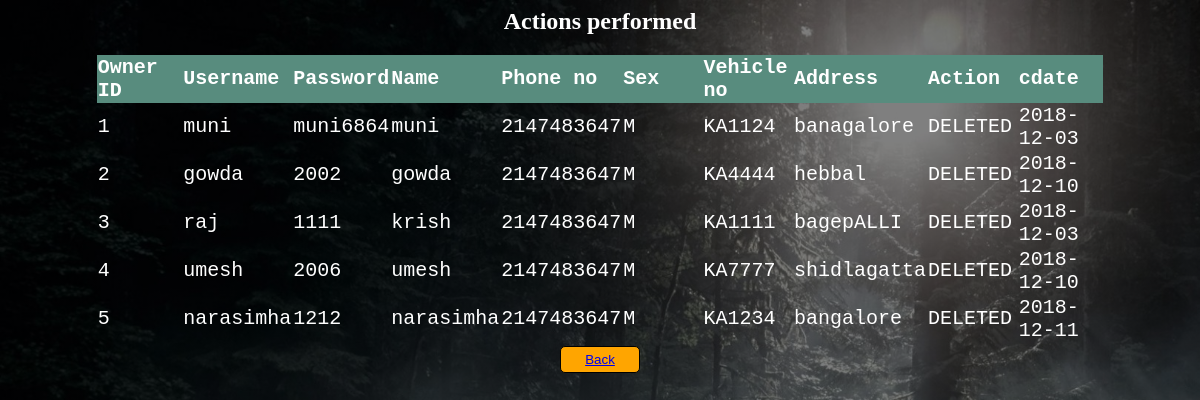
/viewhistry.php, run on the app's committed database.
### tables this page shows
CREATE TABLE `ownlog` (
  `ownid` int(10) NOT NULL,
  `user` varchar(30) NOT NULL,
  `pass` varchar(30) NOT NULL,
  `ownname` varchar(30) NOT NULL,
  `ownphno` int(15) NOT NULL,
  `sex` char(5) NOT NULL,
  `vehno` varchar(10) NOT NULL,
  `ownadd` text NOT NULL,
  `action` varchar(20) NOT NULL,
  `cdate` date NOT NULL
);

### viewhistry.php (the view, shortened to what this page needs)
<!DOCTYPE html
<html>
<head>
	<body style="background:linear-gradient(rgba(0,0,0,0.5),rgba(0,0,0,0.5)),url(images/5.jpg); background-size:cover;">
 <center>
 </head>
 <h2>Actions performed</h2>
 <body>
 <table>
 <tr>
 <th> Owner ID </th>
  <th> Username</th>
 <th> Password</th>
 <th>  Name </th>
 <th> Phone no </th>
 <th> Sex </th>
 <th> Vehicle no </th>
 <th>  Address </th>
 <th> Action </th>
 <th> cdate </th>
 </tr>
 <?php
 $conn = mysqli_connect("localhost","root","","owner");
 $sql="select ownid,user,pass,ownname,ownphno,sex,vehno,ownadd,action,cdate from ownlog";
 $result=$conn->query($sql);
 if($result->num_rows >0){
 while ($row=$result-> fetch_assoc()){
 echo"<tr><td>".$row["ownid"] ."</td><td>" .$row["user"] ."</td><td>" .$row["pass"] ."</td><td>" .$row["ownname"] ."</td><td>" .$row["ownphno"] ."</td><td>" .$row["sex"] ."</td><td>" .$row["vehno"] ."</td><td>".$row["ownadd"] ."</td><td>".$row["action"] ."</td><td>".$row["cdate"] ."</td></tr>";
 }
 echo"</table>";
 }
 else {
 echo "no records";
 }
 ?>
 <center>
 <td><button><a href="admin.html">Back</a></button>
 </center>
 </body>
 </html>

### viewhistry.php (style rules this page uses)
table { border-collapse:collapse; color:white; font-family:monospace; font-size:20px; text-align: left; margin: 3 auto; display: table-cell; vertical-align: middle; height: 16%; width: 85%; display: table; }
th { background-color:#588c7e; color:white; height: 16px; width: 90px; }
h2 { color:white; }
button { padding: 5px; border-radius: 5px; margin: 2px; display: block; width: 80px; border: 2px; background-color: white; color: blue; font-family: sans-serif; text-align: center; }
button { border: .5px solid black; background-color: orange; color: white; }

### data on the page
ownlog: ownid "1", user "muni", pass "muni6864", ownname "muni", ownphno "2147483647", sex "M", vehno "KA1124", ownadd "banagalore", action "DELETED", cdate "2018-12-03"
ownlog: ownid "2", user "gowda", pass "2002", ownname "gowda", ownphno "2147483647", sex "M", vehno "KA4444", ownadd "hebbal", action "DELETED", cdate "2018-12-10"
ownlog: ownid "3", user "raj", pass "1111", ownname "krish", ownphno "2147483647", sex "M", vehno "KA1111", ownadd "bagepALLI", action "DELETED", cdate "2018-12-03"
ownlog: ownid "4", user "umesh", pass "2006", ownname "umesh", ownphno "2147483647", sex "M", vehno "KA7777", ownadd "shidlagatta", action "DELETED", cdate "2018-12-10"
ownlog: ownid "5", user "narasimha", pass "1212", ownname "narasimha", ownphno "2147483647", sex "M", vehno "KA1234", ownadd "bangalore", action "DELETED", cdate "2018-12-11"
